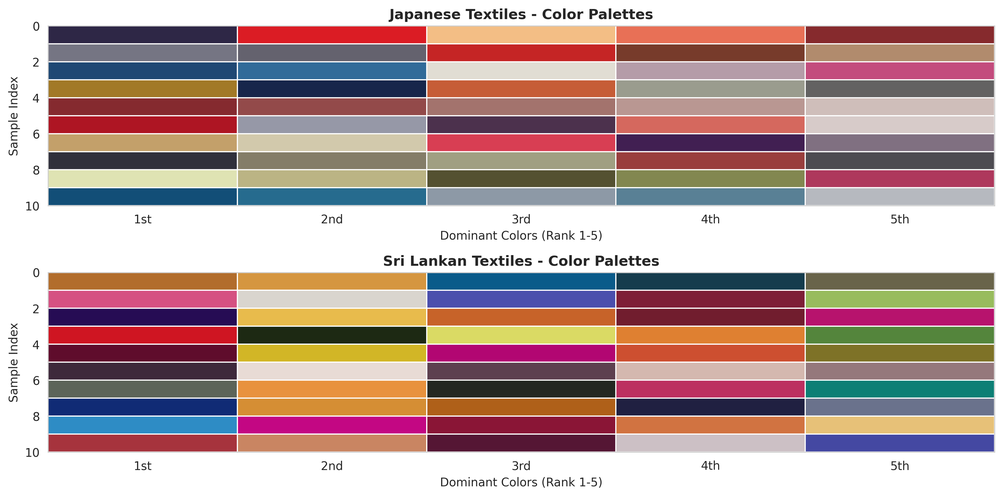
#> input picture results/figures/color_palettes.png, 1003 x 497 px, shrunk from 3570 x 1769 before the run
$ python main_analysis.py --dataset results/figures   (older library calls are emulated)
#> lines starting #> are read from the running program, lines starting #| are printed output that depends on the picture; after the words box and inside, x2 and y2 are one past the last pixel; in counts of white or black regions, pixels touching at a corner belong together
### src/feature_extraction.py
"""
JASPER: Japanese x Sri Lankan Textile Design Analysis
Feature Extraction Module

Extracts 44 quantitative features from textile images:
- Color features (dominant palettes, RGB profiles, warm/cool scores)
- Pattern complexity (edge density, entropy, Canny metrics)
- Texture features (LBP, contrast, Haralick metrics)
- Symmetry and geometric features
"""

import cv2
import numpy as np
from sklearn.cluster import KMeans
from skimage.feature import local_binary_pattern, graycomatrix, graycoprops
from scipy.stats import entropy
import warnings
warnings.filterwarnings('ignore')


class TextileFeatureExtractor:
    """Extract comprehensive design DNA features from textile images"""

    def __init__(self, n_colors=5, lbp_radius=3, lbp_points=24):
        """
        Initialize feature extractor

        Args:
            n_colors: Number of dominant colors to extract (default: 5)
            lbp_radius: Radius for Local Binary Pattern (default: 3)
            lbp_points: Number of points for LBP (default: 24)
        """
        self.n_colors = n_colors
        self.lbp_radius = lbp_radius
        self.lbp_points = lbp_points

    def extract_all_features(self, image_path):
        """
        Extract all 44 features from a single textile image

        Args:
            image_path: Path to textile image

        Returns:
            dict: Dictionary containing all extracted features
        """
#> called with image_path = 'results/figures/color_palettes.png'
        # Load image
        img_bgr = cv2.imread(str(image_path))
#> img_bgr is the input picture: shape (497, 1003, 3); mean B, G, R 154.3, 156.5, 181.4
        if img_bgr is None:
            raise ValueError(f"Failed to load image: {image_path}")

        img_rgb = cv2.cvtColor(img_bgr, cv2.COLOR_BGR2RGB)
        img_gray = cv2.cvtColor(img_bgr, cv2.COLOR_BGR2GRAY)
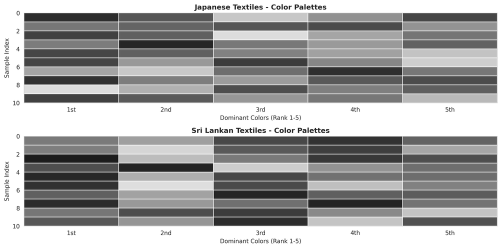
#> img_gray: shape (497, 1003) (shown at 1/2 size); min 0, max 255, mean 163.7

        features = {}

        # Color features
        features.update(self._extract_color_features(img_rgb))

        # Pattern complexity features
        features.update(self._extract_pattern_features(img_gray))

        # Texture features
        features.update(self._extract_texture_features(img_gray))

        # Symmetry features
        features.update(self._extract_symmetry_features(img_gray))

        # Geometric features
        features.update(self._extract_geometric_features(img_gray))

        return features

    def _extract_color_features(self, img_rgb):
        """Extract color-based features using k-means clustering"""
        features = {}

        # Reshape for k-means
        pixels = img_rgb.reshape(-1, 3)

        # K-means clustering for dominant colors
        kmeans = KMeans(n_clusters=self.n_colors, random_state=42, n_init=10)
        kmeans.fit(pixels)

        # Get dominant colors and their frequencies
        labels = kmeans.labels_
        centers = kmeans.cluster_centers_

        # Sort by frequency
        unique, counts = np.unique(labels, return_counts=True)
        sorted_indices = np.argsort(-counts)

        # Store top 5 dominant colors
        for i in range(self.n_colors):
            idx = sorted_indices[i] if i < len(sorted_indices) else sorted_indices[0]
            color = centers[idx]
            features[f'dominant_color_{i+1}_r'] = float(color[0])
            features[f'dominant_color_{i+1}_g'] = float(color[1])
            features[f'dominant_color_{i+1}_b'] = float(color[2])
            features[f'dominant_color_{i+1}_freq'] = float(counts[idx] / len(labels))

        # Average RGB values
        features['avg_r'] = float(np.mean(img_rgb[:, :, 0]))
        features['avg_g'] = float(np.mean(img_rgb[:, :, 1]))
        features['avg_b'] = float(np.mean(img_rgb[:, :, 2]))

        # Color variance (spread of colors)
        features['color_variance'] = float(np.mean(np.var(pixels, axis=0)))

        # Warm/Cool score (critical metric from paper)
        # Warm colors: reds, oranges, yellows (R > B, R > G)
        # Cool colors: blues, greens (B > R or G > R)
        warm_pixels = np.sum((pixels[:, 0] > pixels[:, 2]) & (pixels[:, 0] > pixels[:, 1]))
#> warm_pixels = 215558
        cool_pixels = np.sum((pixels[:, 2] > pixels[:, 0]) | (pixels[:, 1] > pixels[:, 0]))
#> cool_pixels = 122924
        total_pixels = len(pixels)
#> total_pixels = 498491
        features['warm_cool_score'] = float((warm_pixels - cool_pixels) / total_pixels)

        # Color saturation (HSV)
        img_hsv = cv2.cvtColor(img_rgb, cv2.COLOR_RGB2HSV)
#> img_hsv: shape (497, 1003, 3); mean H, S, V 56, 83, 191.8
        features['avg_saturation'] = float(np.mean(img_hsv[:, :, 1]))
        features['avg_value'] = float(np.mean(img_hsv[:, :, 2]))

        return features

    def _extract_pattern_features(self, img_gray):
        """Extract pattern complexity features"""
        features = {}

        # Edge detection using Canny
        edges = cv2.Canny(img_gray, 100, 200)
#> edges: shape (497, 1003); 8.1% white in thin lines or dots
        features['edge_density'] = float(np.sum(edges > 0) / edges.size)

        # Sobel edge detection for directional analysis
        sobel_x = cv2.Sobel(img_gray, cv2.CV_64F, 1, 0, ksize=3)
        sobel_y = cv2.Sobel(img_gray, cv2.CV_64F, 0, 1, ksize=3)
        gradient_magnitude = np.sqrt(sobel_x**2 + sobel_y**2)
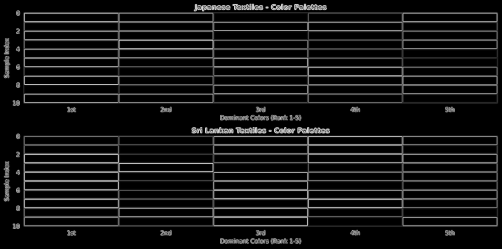
#> gradient_magnitude: shape (497, 1003) float64 (shown at 1/2 size); min 0, max 992.4, mean 81.9; drawn with min black and max white
        features['gradient_magnitude'] = float(np.mean(gradient_magnitude))
        features['gradient_std'] = float(np.std(gradient_magnitude))

        # Shannon entropy (pattern complexity)
        hist = cv2.calcHist([img_gray], [0], None, [256], [0, 256])
#> hist = 256 values, max 140003 at index 255, min 3 at index 1, mean 1947.2
        hist = hist.flatten() / hist.sum()
#> hist = 256 values, max 0.281 at index 255, min 6.02e-06 at index 1, mean 0.00391
        features['shannon_entropy'] = float(entropy(hist))

        # Pattern density (high frequency content)
        f_transform = np.fft.fft2(img_gray)
        f_shift = np.fft.fftshift(f_transform)
        magnitude_spectrum = np.abs(f_shift)

        # High frequency energy
        rows, cols = img_gray.shape
        crow, ccol = rows // 2, cols // 2
        mask = np.ones((rows, cols), dtype=np.uint8)
        r = 30
        center = [crow, ccol]
        x, y = np.ogrid[:rows, :cols]
        mask_area = (x - center[0])**2 + (y - center[1])**2 <= r*r
        mask[mask_area] = 0

        high_freq_energy = np.sum(magnitude_spectrum * mask)
#> high_freq_energy = 3.86e+09
        total_energy = np.sum(magnitude_spectrum)
#> total_energy = 4.66e+09
        features['high_freq_ratio'] = float(high_freq_energy / (total_energy + 1e-10))

        return features

    def _extract_texture_features(self, img_gray):
        """Extract texture features using LBP and Haralick"""
        features = {}

        # Local Binary Pattern (LBP)
        lbp = local_binary_pattern(img_gray, self.lbp_points, self.lbp_radius, method='uniform')
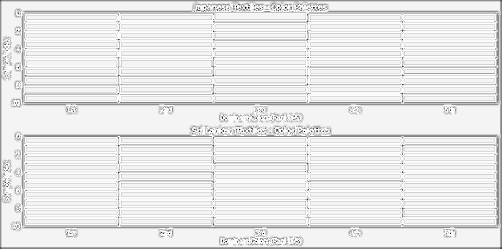
#> lbp: shape (497, 1003) float64 (shown at 1/2 size); min 0, max 25, mean 22.8; drawn with min black and max white
        lbp_hist, _ = np.histogram(lbp.ravel(), bins=np.arange(0, self.lbp_points + 3), range=(0, self.lbp_points + 2))
#> lbp_hist = 26 values, max 262636 at index 24, min 48 at index 6, mean 19172.7
        lbp_hist = lbp_hist.astype(float) / lbp_hist.sum()
#> lbp_hist = 26 values, max 0.527 at index 24, min 9.63e-05 at index 6, mean 0.0385

        features['lbp_uniformity'] = float(np.sum(lbp_hist**2))
        features['lbp_entropy'] = float(entropy(lbp_hist))
        features['lbp_energy'] = float(np.sum(lbp_hist**2))

        # Haralick texture features using GLCM
        # Normalize image for GLCM (required: 0-255 uint8)
        glcm = graycomatrix(img_gray, distances=[1], angles=[0, np.pi/4, np.pi/2, 3*np.pi/4],
                           levels=256, symmetric=True, normed=True)

        # Extract Haralick features (averaged across angles)
        features['glcm_contrast'] = float(np.mean(graycoprops(glcm, 'contrast')))
        features['glcm_dissimilarity'] = float(np.mean(graycoprops(glcm, 'dissimilarity')))
        features['glcm_homogeneity'] = float(np.mean(graycoprops(glcm, 'homogeneity')))
        features['glcm_energy'] = float(np.mean(graycoprops(glcm, 'energy')))
        features['glcm_correlation'] = float(np.mean(graycoprops(glcm, 'correlation')))
        features['glcm_asm'] = float(np.mean(graycoprops(glcm, 'ASM')))

        # Texture complexity (combination metric)
        features['texture_complexity'] = float(
            features['glcm_contrast'] * features['lbp_entropy']
        )

        # Texture contrast (critical metric from paper)
        features['texture_contrast'] = features['glcm_contrast']

        return features

    def _extract_symmetry_features(self, img_gray):
        """Extract symmetry features"""
        features = {}

        # Vertical symmetry
        left_half = img_gray[:, :img_gray.shape[1]//2]
        right_half = cv2.flip(img_gray[:, img_gray.shape[1]//2:], 1)
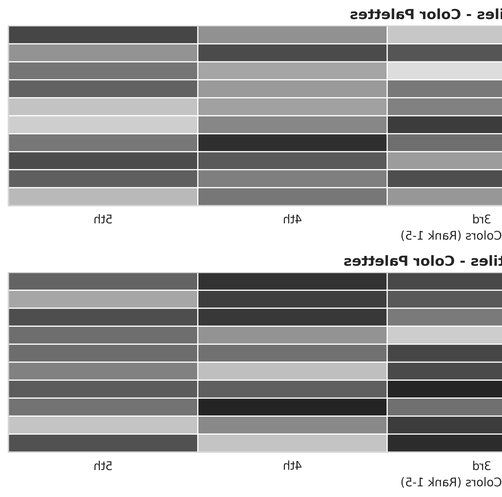
#> right_half: shape (497, 502); min 0, max 255, mean 161.8

        # Ensure same size
        min_width = min(left_half.shape[1], right_half.shape[1])
        left_half = left_half[:, :min_width]
        right_half = right_half[:, :min_width]
#> right_half: shape (497, 501)

        if left_half.shape == right_half.shape:
            vertical_diff = np.mean(np.abs(left_half.astype(float) - right_half.astype(float)))
#> vertical_diff = 44.66
            features['vertical_symmetry'] = float(1.0 / (1.0 + vertical_diff / 255.0))
        else:
            features['vertical_symmetry'] = 0.0

        # Horizontal symmetry
        top_half = img_gray[:img_gray.shape[0]//2, :]
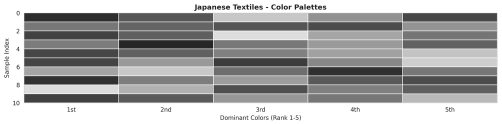
#> top_half: shape (248, 1003) (shown at 1/2 size); min 0, max 255, mean 166.7
        bottom_half = cv2.flip(img_gray[img_gray.shape[0]//2:, :], 0)

        min_height = min(top_half.shape[0], bottom_half.shape[0])
        top_half = top_half[:min_height, :]
        bottom_half = bottom_half[:min_height, :]
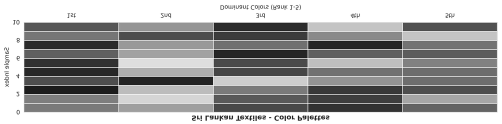
#> bottom_half: shape (248, 1003) (shown at 1/2 size); min 0, max 255, mean 160.3

        if top_half.shape == bottom_half.shape:
            horizontal_diff = np.mean(np.abs(top_half.astype(float) - bottom_half.astype(float)))
#> horizontal_diff = 62.14
            features['horizontal_symmetry'] = float(1.0 / (1.0 + horizontal_diff / 255.0))
        else:
            features['horizontal_symmetry'] = 0.0

        # Overall symmetry score (critical metric from paper)
        features['symmetry_score'] = float((features['vertical_symmetry'] + features['horizontal_symmetry']) / 2.0)

        return features

    def _extract_geometric_features(self, img_gray):
        """Extract geometric and motif features"""
        features = {}

        # Detect edges for shape analysis
        edges = cv2.Canny(img_gray, 50, 150)
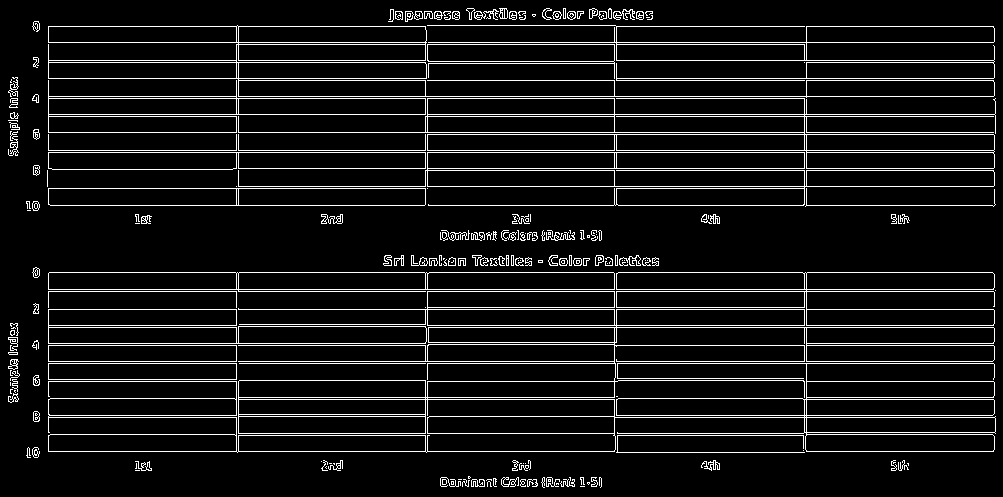
#> edges: shape (497, 1003); 8.2% white in thin lines or dots

        # Find contours
        contours, _ = cv2.findContours(edges, cv2.RETR_EXTERNAL, cv2.CHAIN_APPROX_SIMPLE)
#> contours = 208 contours, 124 with area under 20; largest, box (x1, y1, x2, y2) and area: (48, 291, 996, 453) 61818, (238, 98, 996, 169) 22241, (48, 25, 995, 98) 21840, (238, 152, 995, 206) 15232, (616, 272, 995, 326) 12436

        if len(contours) > 0:
            # Geometric ratios
            areas = [cv2.contourArea(c) for c in contours if cv2.contourArea(c) > 100]
#> areas = [3008, 3008, 9211, 61818, 12436.5, 9617.5, 6407, 15232, 6182, 22241, 9418.5, 3179.5, 9438.5, 21840]

            if len(areas) > 0:
                features['avg_motif_area'] = float(np.mean(areas))
                features['motif_area_std'] = float(np.std(areas))
                features['num_motifs'] = len(areas)

                # Aspect ratios of bounding rectangles
                aspect_ratios = []
                for c in contours:
                    if cv2.contourArea(c) > 100:
                        x, y, w, h = cv2.boundingRect(c)
                        if h > 0:
                            aspect_ratios.append(w / h)
#> this loop made 208 passes
#> (c, x, y, w, h) on pass 58: ([[48, 363], [48, 379], [236, 379], [236, 363]], 48, 363, 189, 17)
#> after the loop, aspect_ratios = [11.12, 11.12, 10.83, 5.85, 7.02, 28.35, 21, 14.02, 21, 10.68, 7.13, 5.37, 10.14, 12.97]

                if len(aspect_ratios) > 0:
                    features['avg_aspect_ratio'] = float(np.mean(aspect_ratios))
                    features['aspect_ratio_std'] = float(np.std(aspect_ratios))
                else:
                    features['avg_aspect_ratio'] = 1.0
                    features['aspect_ratio_std'] = 0.0
            else:
                features['avg_motif_area'] = 0.0
                features['motif_area_std'] = 0.0
                features['num_motifs'] = 0
                features['avg_aspect_ratio'] = 1.0
                features['aspect_ratio_std'] = 0.0
        else:
            features['avg_motif_area'] = 0.0
            features['motif_area_std'] = 0.0
            features['num_motifs'] = 0
            features['avg_aspect_ratio'] = 1.0
            features['aspect_ratio_std'] = 0.0

        # Circularity (4π*area/perimeter²)
        circularities = []
        for c in contours:
            area = cv2.contourArea(c)
            if area > 100:
                perimeter = cv2.arcLength(c, True)
                if perimeter > 0:
                    circularities.append(4 * np.pi * area / (perimeter ** 2))
#> this loop made 208 passes
#> (c, area, perimeter) on pass 58: ([[48, 363], [48, 379], [236, 379], [236, 363]], 3008, 408)
#> after the loop, circularities = [0.227, 0.227, 0.0764, 0.00356, 0.0372, 0.0507, 0.13, 0.0143, 0.116, 0.0163, 0.0742, 0.0566, 0.00907, 0.0205]

        features['avg_circularity'] = float(np.mean(circularities)) if len(circularities) > 0 else 0.0

        return features


def extract_dataset_features(image_paths, labels, output_csv=None, verbose=True):
    """
    Extract features from entire dataset

    Args:
        image_paths: List of image file paths
        labels: List of labels (e.g., 'japanese_textiles', 'sri_lankan_textiles')
        output_csv: Optional path to save CSV
        verbose: Print progress

    Returns:
        pandas.DataFrame with all features
    """
    import pandas as pd
    from tqdm import tqdm

    extractor = TextileFeatureExtractor()
    results = []

    iterator = tqdm(zip(image_paths, labels), total=len(image_paths)) if verbose else zip(image_paths, labels)

    for img_path, label in iterator:
        try:
            features = extractor.extract_all_features(img_path)
#> features = 52 items
            features['filepath'] = str(img_path)
            features['label'] = label
            results.append(features)
        except Exception as e:
            if verbose:
                print(f"Error processing {img_path}: {e}")
            continue
#> pass 2 of the loop in extract_dataset_features, `for img_path, label in iterator:`:
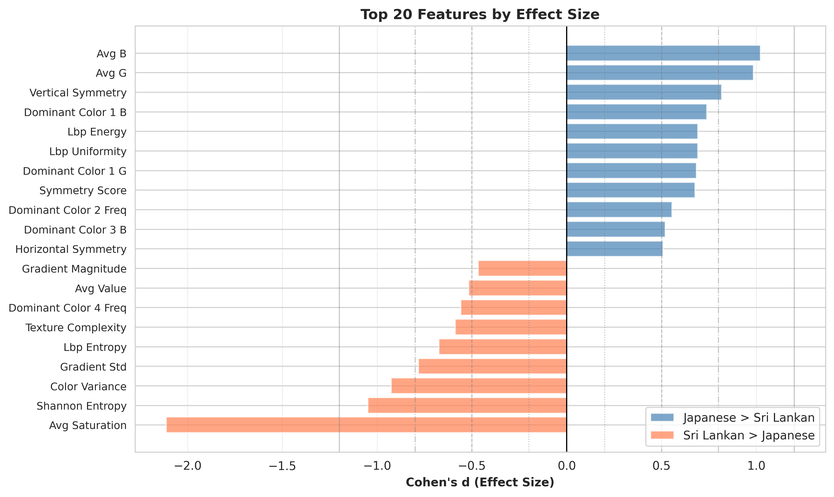
#> input picture results/figures/effect_sizes.png, 834 x 497 px, shrunk from 2970 x 1769 before the run
#> in extract_all_features, img_bgr is the input picture: shape (497, 834, 3); mean B, G, R 239.8, 239.6, 242
#> img_rgb: shape (497, 834, 3)
#> img_gray: shape (497, 834)
#> sobel_x: shape (497, 834) float64
#> sobel_y: shape (497, 834) float64
#> gradient_magnitude: shape (497, 834) float64
#> magnitude_spectrum: shape (497, 834) float64
#> lbp: shape (497, 834) float64
#> left_half: shape (497, 417)
#> vertical_diff = 22.65
#> top_half: shape (248, 834)
#> in _extract_symmetry_features (call 2), `bottom_half = bottom_half[:min_height, :]`:
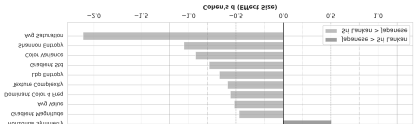
#> bottom_half: shape (248, 834) (shown at 1/2 size); min 0, max 255, mean 241.5
#> horizontal_diff = 22.85
#> in _extract_geometric_features (call 2), `edges = cv2.Canny(img_gray, 50, 150)`:
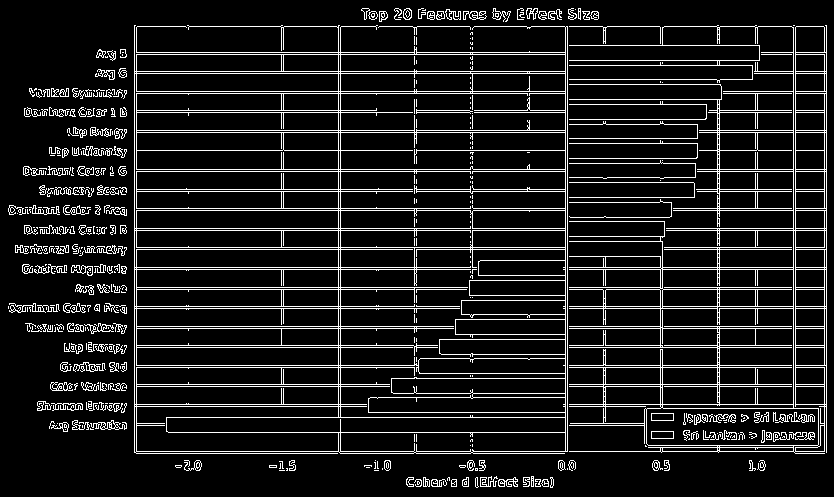
#> edges: shape (497, 834); 11% white in thin lines or dots
#> contours = 348 contours, 255 with area under 20; largest, box (x1, y1, x2, y2) and area: (134, 25, 568, 454) 172660, (569, 25, 827, 454) 50634, (90, 420, 127, 430) 114, (498, 477, 518, 487) 100, (50, 382, 73, 391) 95
#> areas = [114.5, 50633.5, 172659.5]
#> the loop in _extract_geometric_features (call 2), `for c in contours:` made 348 passes
#> (x, y, w, h) on passes 52, 323, 324: (90, 420, 37, 10), (569, 25, 258, 429), (134, 25, 434, 429)
#> after the loop in _extract_geometric_features (call 2), `for c in contours:`: aspect_ratios = [3.7, 0.601, 1.01]
#> the loop in _extract_geometric_features (call 2), `for c in contours:` made 348 passes
#> (area, perimeter) on passes 52, 323, 324: (114.5, 175.6), (50633.5, 10519.4), (172659.5, 3753.6)
#> after the loop in _extract_geometric_features (call 2), `for c in contours:`: circularities = [0.0466, 0.00575, 0.154]
#| ✓ Features shape: (5, 54)

    df = pd.DataFrame(results)

    if output_csv:
        df.to_csv(output_csv, index=False)
        if verbose:
            print(f"\nSaved features to {output_csv}")

    return df

### src/statistical_analysis.py
"""
JASPER: Statistical Analysis Module

Performs comparative analysis between Japanese and Sri Lankan textile features:
- Independent t-tests
- Cohen's d effect size calculation
- Multiple comparison correction (Benjamini-Hochberg)
- Statistical significance testing
"""

import numpy as np
import pandas as pd
from scipy import stats
from scipy.stats import ttest_ind
import warnings
warnings.filterwarnings('ignore')


# [60 lines left out: functions calculate_cohens_d, benjamini_hochberg_correction, not called in this run]


def compare_textile_groups(df, group1_label='japanese_textiles', group2_label='sri_lankan_textiles',
                          alpha=0.05, apply_correction=True):
    """
    Comprehensive statistical comparison between two textile groups

    Args:
        df: DataFrame containing features and labels
        group1_label: Label for first group (default: 'japanese_textiles')
        group2_label: Label for second group (default: 'sri_lankan_textiles')
        alpha: Significance level (default: 0.05)
        apply_correction: Whether to apply Benjamini-Hochberg correction

    Returns:
        DataFrame with statistical comparison results
    """
#> called with group1_label = 'japanese_textiles', group2_label = 'sri_lankan_textiles', alpha = 0.05, apply_correction = True
    # Separate groups
    group1 = df[df['label'] == group1_label]
    group2 = df[df['label'] == group2_label]

    # Get feature columns (exclude metadata)
    feature_cols = [col for col in df.columns if col not in ['filepath', 'label']]

    results = []

    for feature in feature_cols:
        # Extract feature values
        values1 = group1[feature].dropna()
        values2 = group2[feature].dropna()

        # Skip if insufficient data
        if len(values1) < 2 or len(values2) < 2:
            continue

        # Descriptive statistics
        mean1 = np.mean(values1)
        mean2 = np.mean(values2)
        std1 = np.std(values1, ddof=1)
        std2 = np.std(values2, ddof=1)

        # Independent t-test
        t_stat, p_value = ttest_ind(values1, values2, equal_var=False)  # Welch's t-test

        # Cohen's d effect size
        cohens_d = calculate_cohens_d(values1, values2)

        # Effect size interpretation
        if abs(cohens_d) < 0.2:
            effect_size_interp = 'negligible'
        elif abs(cohens_d) < 0.5:
            effect_size_interp = 'small'
        elif abs(cohens_d) < 0.8:
            effect_size_interp = 'medium'
        elif abs(cohens_d) < 1.2:
            effect_size_interp = 'large'
        else:
            effect_size_interp = 'very large'

        results.append({
            'feature': feature,
            f'{group1_label}_mean': mean1,
            f'{group1_label}_std': std1,
            f'{group2_label}_mean': mean2,
            f'{group2_label}_std': std2,
            'mean_difference': mean1 - mean2,
            't_statistic': t_stat,
            'p_value': p_value,
            'cohens_d': cohens_d,
            'effect_size': effect_size_interp,
            'n_group1': len(values1),
            'n_group2': len(values2)
        })

    results_df = pd.DataFrame(results)

    # Apply multiple testing correction if requested
    if apply_correction:
#> (the run stopped early here; a loop or call above may not have finished)
